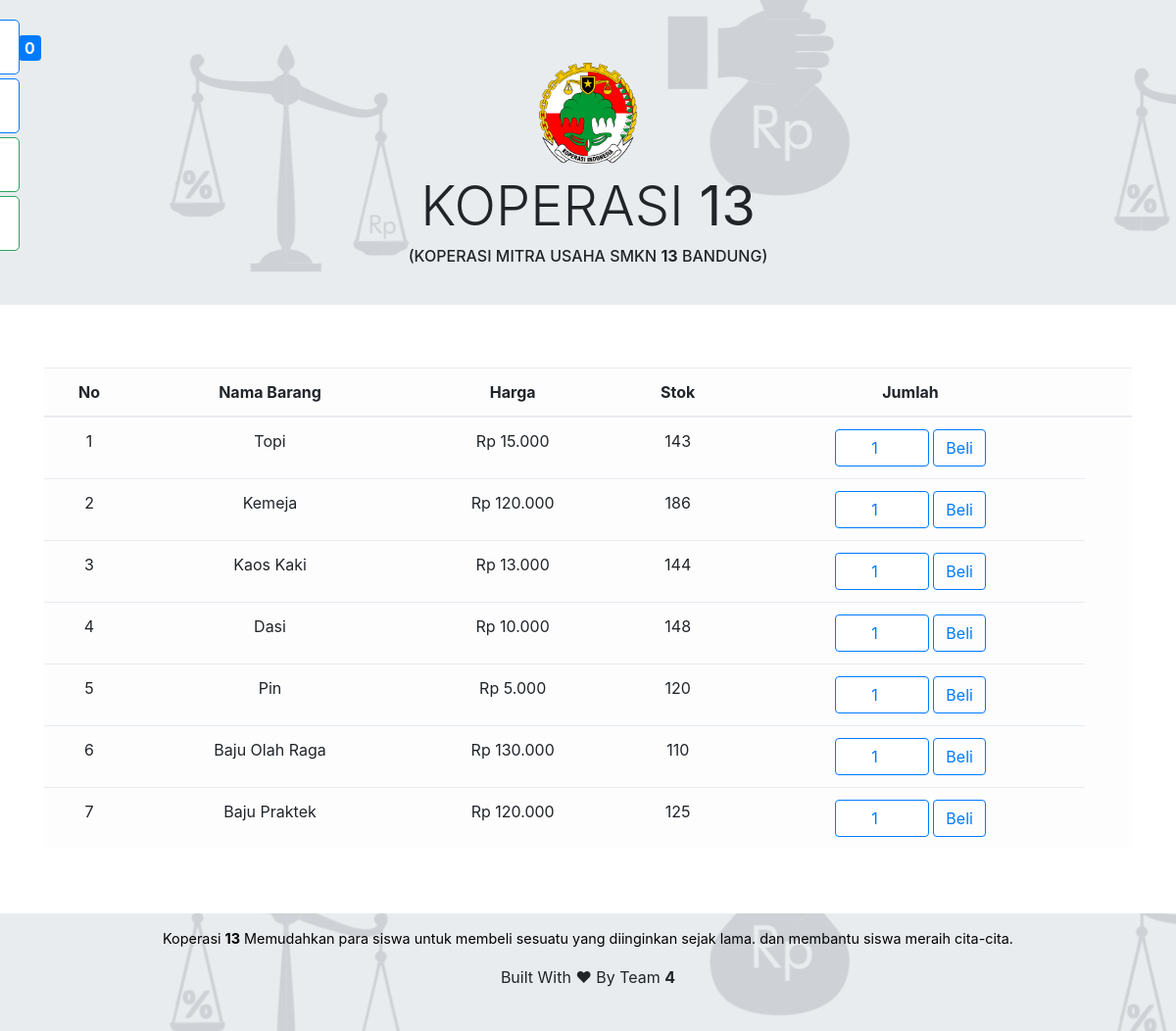
The page / on the database its author committed.
### tables this page shows
CREATE TABLE `barang` (
  `id_barang` int(30) NOT NULL,
  `nama_barang` varchar(30) NOT NULL,
  `stok` int(30) NOT NULL,
  `harga` varchar(30) NOT NULL
);

### index.php (the view, shortened to what this page needs)
<?php
include "config.php";
$karanjang = isset($_SESSION['karanjang']) ? $_SESSION['karanjang'] : array();
$totalbeli = count($karanjang);
?>
<!DOCTYPE html>
<html lang="en">
<head>
  <link rel="stylesheet" href="css/bootstrap.min.css">
  <link rel="stylesheet" href="css/style.css">
</head>
<body>
<div id="mySidenav" class="sidenav">
  <a href="#" id="keranjang" class="text-center" data-toggle="modal" data-target="#myModal">KERANJANG<span class="badge">
  <?php
if ($totalbeli != 0) {
echo "$totalbeli";
 }else{
    echo "0";
} ?>
  </span></a>
  <div id="contact" class="text-center" style="cursor: none">KONTAK
    <div  id="nohp" class="text-center">08123456789</div>
    <div  id="line" class="text-center">@koperasi13</div>
  </div>
</div>
<div class="jumbotron jumbotron-fluid " style="background: 0.1rem url(img/bg2.png);background-color:#e9ecef;">
  <div class="container">
    <img src="img/logokoperasi.png" class="rounded mx-auto d-block" alt="" width="100px" style="padding-bottom: 10px;">
    <h1 class="display-4 text-center">KOPERASI <b>13</b></h1>
    <h6 class="display-9 text-center">(KOPERASI MITRA USAHA SMKN <b>13</b> BANDUNG)</h6>
  </div>
</div>
<div class="container ngetot">
  <div class="table-responsive" style="padding-top: 2rem">
    <table class="table table-light text-center">
    <thead>
      <tr>
        <th>No</th>
        <th>Nama Barang</th>
        <th>Harga</th>
        <th>Stok</th>
        <th>Jumlah</th>
        <th></th>
      </tr>
    </thead>
    <tbody>
     <?php
    $nomor = 1;
    $jijo = mysqli_query($koneksi,"SELECT * FROM barang ORDER BY id_barang ASC");
    while ($data = mysqli_fetch_array($jijo)){?>
    <tr>
        <td><?php echo $nomor ?></td>
        <td><?php echo $data['nama_barang']; ?></td>
        <td><?php echo "Rp ".number_format((double)$data['harga'],0,',','.').""; ?></td>
        <td><?php echo $data['stok']; ?></td>
        <td>
          <form method="POST" action="order.php">
              <input type="number" name="jumlah" min="1" max="<?php echo $data['stok']; ?>" step="1" value="1" id="quantity">
              <input type="submit"  class="btn btn-outline-primary" id="kirim" style="cursor: pointer;" value="Beli">
          </form>
        </td>
      </tr>
    <?php $nomor++ ?>
    <?php } ?>
    </tbody>
  </table>
</div>
  </div>
    <footer style="background: 0.1rem url(img/bg2.png);background-color:#e9ecef;">
      <div class="container-fluid text-center">
        <div class="row">
          <div class="col-12">
            <p>Koperasi <b>13</b>
              Memudahkan para siswa untuk membeli sesuatu yang diinginkan sejak lama. dan membantu siswa meraih cita-cita.
            </p>
          </div>
          <div class="col-12">
            Built With ♥ By Team <b>4</b>
          </div>
        </div>
      </div>
    </footer>
</body>
</html>

### css/style.css (style rules this page uses)
#mySidenav #contact , #mySidenav a , #mySidenav div { position: absolute; position: fixed; left: -130px; transition: 0.3s; padding: 15px; width:150px; text-decoration: none; font-size: 16px; border-radius: 0 5px 5px 0; font-weight: bold; border: 0.5px solid; }
#keranjang { top: 20px; background-color: #fff; border:1px solid #e9ecef; color: #007bff; }
#contact { top: 80px; border:1px solid #e9ecef; background-color: #fff; color: #007bff; }
#nohp { top: 140px; border: 1px solid #e9ecef; background-color: #fff; color: #26A65B; }
#line { top: 200px; border: 1px solid #e9ecef; background-color: #fff; color: #26A65B; }
.badge { margin-left: 23px; position: absolute; background-color: #007bff; font-size: 16px; padding-top: 5px; padding-bottom: 5px; color: #fff; }
#quantity { border:solid 1px #007bff; border-radius: .25rem; font-weight: 400px; vertical-align: middle; white-space: nowrap; text-align: center; color: #007bff; display: inline-block; font-size: 1rem; padding: .375rem .15rem; line-height: 1.5; }
footer { left: 0; width: 100%; height: 120px; bottom:0; margin-top: 50px; }
footer p { padding-top: 15px; color: #000; font-size: 0.9em; z-index: 99999; }
.ngetot { height: 100%; }
.jumbotron { background-color: #fff; }
.display-9 { margin-bottom: -1.5rem; }

### rows shown on the page
barang: nama_barang "Topi", harga "15.000", stok "143"
barang: nama_barang "Kemeja", harga "120.000", stok "186"
barang: nama_barang "Kaos Kaki", harga "13.000", stok "144"
barang: nama_barang "Dasi", harga "10.000", stok "148"
barang: nama_barang "Pin", harga "5.000", stok "120"
barang: nama_barang "Baju Olah Raga", harga "130.000", stok "110"
barang: nama_barang "Baju Praktek", harga "120.000", stok "125"
